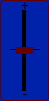
   <widget class="QFrame" name="key_19">
    <property name="geometry">
     <rect>
      <x>630</x>
      <y>10</y>
      <width>49</width>
      <height>101</height>
     </rect>
    </property>
    <property name="styleSheet">
     <string notr="true">QFrame
{
	background: #0022AA;
	border: 1px solid rgb(100,0,0);
	border-radius: 4px;
}

QLabel
{
	border: none;
	background: rgba(0,0,0,0);
}

QSlider::groove:vertical {
    background: black;
    position: absolute; /* absolutely position 4px from the left and right of the widget. setting margins on the widget should work too... */
    left: 4px; right: 4px;
	width: 4px;
}

QSlider::handle:vertical {
    height: 7px;
    background: rgb(100,0,0);
    margin: 0 -9px; /* expand outside the groove */
}

QSlider::add-page:vertical {
    background: black;
	width: 4px;
}

QSlider::sub-page:vertical {
    background: black;
	width: 4px;
}</string>
    </property>
    <property name="frameShape">
     <enum>QFrame::StyledPanel</enum>
    </property>
    <property name="frameShadow">
     <enum>QFrame::Raised</enum>
    </property>
    <widget class="QSlider" name="slider_19">
     <property name="geometry">
      <rect>
       <x>16</x>
       <y>10</y>
       <width>17</width>
       <height>81</height>
      </rect>
     </property>
     <property name="minimum">
      <number>32</number>
     </property>
     <property name="maximum">
      <number>96</number>
     </property>
     <property name="sliderPosition">
      <number>64</number>
     </property>
     <property name="orientation">
      <enum>Qt::Vertical</enum>
     </property>
     <property name="tickPosition">
      <enum>QSlider::NoTicks</enum>
     </property>
     <property name="tickInterval">
      <number>0</number>
     </property>
    </widget>
    <widget class="QLabel" name="label_19">
     <property name="geometry">
      <rect>
       <x>20</x>
       <y>0</y>
       <width>10</width>
       <height>10</height>
      </rect>
     </property>
     <property name="font">
      <font>
       <pointsize>10</pointsize>
      </font>
     </property>
     <property name="styleSheet">
      <string notr="true"/>
     </property>
     <property name="text">
      <string>+</string>
     </property>
     <property name="alignment">
      <set>Qt::AlignCenter</set>
     </property>
    </widget>
    <widget class="QLabel" name="label_43">
     <property name="geometry">
      <rect>
       <x>20</x>
       <y>88</y>
       <width>10</width>
       <height>10</height>
      </rect>
     </property>
     <property name="font">
      <font>
       <pointsize>10</pointsize>
      </font>
     </property>
     <property name="styleSheet">
      <string notr="true"/>
     </property>
     <property name="text">
      <string>-</string>
     </property>
     <property name="alignment">
      <set>Qt::AlignCenter</set>
     </property>
    </widget>
    <widget class="QLabel" name="mid_18">
     <property name="geometry">
      <rect>
       <x>10</x>
       <y>49</y>
       <width>30</width>
       <height>1</height>
      </rect>
     </property>
     <property name="font">
      <font>
       <pointsize>10</pointsize>
      </font>
     </property>
     <property name="styleSheet">
      <string notr="true">background: black;
border-radius: 2px;</string>
     </property>
     <property name="text">
      <string/>
     </property>
     <property name="alignment">
      <set>Qt::AlignCenter</set>
     </property>
    </widget>
    <zorder>label_19</zorder>
    <zorder>label_43</zorder>
    <zorder>mid_18</zorder>
    <zorder>slider_19</zorder>
   </widget>
